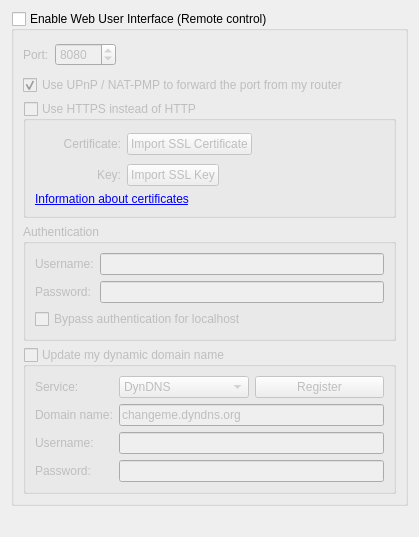
          <widget class="QWidget" name="scrollAreaWidgetContents_7">
           <property name="geometry">
            <rect>
             <x>0</x>
             <y>0</y>
             <width>419</width>
             <height>537</height>
            </rect>
           </property>
           <layout class="QVBoxLayout" name="verticalLayout_23">
            <item>
             <widget class="QGroupBox" name="checkWebUi">
              <property name="title">
               <string>Enable Web User Interface (Remote control)</string>
              </property>
              <property name="checkable">
               <bool>true</bool>
              </property>
              <property name="checked">
               <bool>false</bool>
              </property>
              <layout class="QVBoxLayout" name="verticalLayout_2">
               <item>
                <layout class="QHBoxLayout" name="horizontalLayout_2">
                 <item>
                  <widget class="QLabel" name="lblWebUiPort">
                   <property name="text">
                    <string>Port:</string>
                   </property>
                  </widget>
                 </item>
                 <item>
                  <widget class="QSpinBox" name="spinWebUiPort">
                   <property name="minimum">
                    <number>1</number>
                   </property>
                   <property name="maximum">
                    <number>65535</number>
                   </property>
                   <property name="value">
                    <number>8080</number>
                   </property>
                  </widget>
                 </item>
                 <item>
                  <spacer>
                   <property name="orientation">
                    <enum>Qt::Horizontal</enum>
                   </property>
                   <property name="sizeHint" stdset="0">
                    <size>
                     <width>21</width>
                     <height>29</height>
                    </size>
                   </property>
                  </spacer>
                 </item>
                </layout>
               </item>
               <item>
                <widget class="QCheckBox" name="checkWebUIUPnP">
                 <property name="text">
                  <string>Use UPnP / NAT-PMP to forward the port from my router</string>
                 </property>
                 <property name="checked">
                  <bool>true</bool>
                 </property>
                </widget>
               </item>
               <item>
                <widget class="QGroupBox" name="checkWebUiHttps">
                 <property name="title">
                  <string>Use HTTPS instead of HTTP</string>
                 </property>
                 <property name="checkable">
                  <bool>true</bool>
                 </property>
                 <property name="checked">
                  <bool>false</bool>
                 </property>
                 <layout class="QGridLayout" name="gridLayout_11">
                  <item row="0" column="0">
                   <widget class="QLabel" name="lblSslCertStatus">
                    <property name="minimumSize">
                     <size>
                      <width>22</width>
                      <height>22</height>
                     </size>
                    </property>
                    <property name="maximumSize">
                     <size>
                      <width>22</width>
                      <height>22</height>
                     </size>
                    </property>
                    <property name="text">
                     <string/>
                    </property>
                   </widget>
                  </item>
                  <item row="0" column="1">
                   <widget class="QLabel" name="lblWebUiCrt">
                    <property name="text">
                     <string>Certificate:</string>
                    </property>
                    <property name="alignment">
                     <set>Qt::AlignRight|Qt::AlignTrailing|Qt::AlignVCenter</set>
                    </property>
                   </widget>
                  </item>
                  <item row="0" column="2">
                   <layout class="QHBoxLayout" name="horizontalLayout_4">
                    <item>
                     <widget class="QPushButton" name="btnWebUiCrt">
                      <property name="text">
                       <string>Import SSL Certificate</string>
                      </property>
                     </widget>
                    </item>
                    <item>
                     <spacer name="horizontalSpacer_12">
                      <property name="orientation">
                       <enum>Qt::Horizontal</enum>
                      </property>
                      <property name="sizeHint" stdset="0">
                       <size>
                        <width>138</width>
                        <height>28</height>
                       </size>
                      </property>
                     </spacer>
                    </item>
                   </layout>
                  </item>
                  <item row="1" column="0">
                   <widget class="QLabel" name="lblSslKeyStatus">
                    <property name="minimumSize">
                     <size>
                      <width>22</width>
                      <height>22</height>
                     </size>
                    </property>
                    <property name="maximumSize">
                     <size>
                      <width>22</width>
                      <height>22</height>
                     </size>
                    </property>
                    <property name="text">
                     <string/>
                    </property>
                   </widget>
                  </item>
                  <item row="1" column="1">
                   <widget class="QLabel" name="lblWebUiKey">
                    <property name="text">
                     <string>Key:</string>
                    </property>
                    <property name="alignment">
                     <set>Qt::AlignRight|Qt::AlignTrailing|Qt::AlignVCenter</set>
                    </property>
                   </widget>
                  </item>
                  <item row="1" column="2">
                   <layout class="QHBoxLayout" name="horizontalLayout_5">
                    <item>
                     <widget class="QPushButton" name="btnWebUiKey">
                      <property name="text">
                       <string>Import SSL Key</string>
                      </property>
                     </widget>
                    </item>
                    <item>
                     <spacer name="horizontalSpacer_13">
                      <property name="orientation">
                       <enum>Qt::Horizontal</enum>
                      </property>
                      <property name="sizeHint" stdset="0">
                       <size>
                        <width>40</width>
                        <height>20</height>
                       </size>
                      </property>
                     </spacer>
                    </item>
                   </layout>
                  </item>
                  <item row="2" column="0" colspan="3">
                   <widget class="QLabel" name="lblWebUIInfo">
                    <property name="text">
                     <string>&lt;a href=http://httpd.apache.org/docs/2.2/ssl/ssl_faq.html#aboutcerts&gt;Information about certificates&lt;/a&gt;</string>
                    </property>
                    <property name="openExternalLinks">
                     <bool>true</bool>
                    </property>
                   </widget>
                  </item>
                 </layout>
                </widget>
               </item>
               <item>
                <widget class="QGroupBox" name="groupWebUiAuth">
                 <property name="title">
                  <string>Authentication</string>
                 </property>
                 <layout class="QGridLayout" name="gridLayout_10">
                  <item row="0" column="1" rowspan="3">
                   <widget class="QLineEdit" name="textWebUiUsername">
                    <property name="text">
                     <string/>
                    </property>
                    <property name="maxLength">
                     <number>1000</number>
                    </property>
                    <property name="echoMode">
                     <enum>QLineEdit::Normal</enum>
                    </property>
                   </widget>
                  </item>
                  <item row="3" column="1">
                   <widget class="QLineEdit" name="textWebUiPassword">
                    <property name="text">
                     <string/>
                    </property>
                    <property name="maxLength">
                     <number>1000</number>
                    </property>
                    <property name="echoMode">
                     <enum>QLineEdit::Password</enum>
                    </property>
                   </widget>
                  </item>
                  <item row="4" column="0" colspan="2">
                   <widget class="QCheckBox" name="checkBypassLocalAuth">
                    <property name="text">
                     <string>Bypass authentication for localhost</string>
                    </property>
                   </widget>
                  </item>
                  <item row="0" column="0" rowspan="3">
                   <widget class="QLabel" name="lblWebUiUsername">
                    <property name="text">
                     <string>Username:</string>
                    </property>
                   </widget>
                  </item>
                  <item row="3" column="0">
                   <widget class="QLabel" name="lblWebUiPassword">
                    <property name="text">
                     <string>Password:</string>
                    </property>
                   </widget>
                  </item>
                 </layout>
                </widget>
               </item>
               <item>
                <widget class="QGroupBox" name="checkDynDNS">
                 <property name="title">
                  <string>Update my dynamic domain name</string>
                 </property>
                 <property name="checkable">
                  <bool>true</bool>
                 </property>
                 <property name="checked">
                  <bool>false</bool>
                 </property>
                 <layout class="QFormLayout" name="formLayout_5">
                  <item row="0" column="0">
                   <widget class="QLabel" name="label_19">
                    <property name="text">
                     <string>Service:</string>
                    </property>
                   </widget>
                  </item>
                  <item row="0" column="1">
                   <layout class="QHBoxLayout" name="horizontalLayout_3">
                    <item>
                     <widget class="QComboBox" name="comboDNSService">
                      <item>
                       <property name="text">
                        <string notr="true">DynDNS</string>
                       </property>
                      </item>
                      <item>
                       <property name="text">
                        <string notr="true">No-IP</string>
                       </property>
                      </item>
                     </widget>
                    </item>
                    <item>
                     <widget class="QPushButton" name="registerDNSBtn">
                      <property name="text">
                       <string>Register</string>
                      </property>
                     </widget>
                    </item>
                   </layout>
                  </item>
                  <item row="1" column="0">
                   <widget class="QLabel" name="label_20">
                    <property name="text">
                     <string>Domain name:</string>
                    </property>
                   </widget>
                  </item>
                  <item row="1" column="1">
                   <widget class="QLineEdit" name="domainNameTxt">
                    <property name="text">
                     <string notr="true">changeme.dyndns.org</string>
                    </property>
                   </widget>
                  </item>
                  <item row="2" column="0">
                   <widget class="QLabel" name="label_21">
                    <property name="text">
                     <string>Username:</string>
                    </property>
                   </widget>
                  </item>
                  <item row="2" column="1">
                   <widget class="QLineEdit" name="DNSUsernameTxt">
                    <property name="maxLength">
                     <number>50</number>
                    </property>
                   </widget>
                  </item>
                  <item row="3" column="0">
                   <widget class="QLabel" name="label_22">
                    <property name="text">
                     <string>Password:</string>
                    </property>
                   </widget>
                  </item>
                  <item row="3" column="1">
                   <widget class="QLineEdit" name="DNSPasswordTxt">
                    <property name="maxLength">
                     <number>50</number>
                    </property>
                    <property name="echoMode">
                     <enum>QLineEdit::Password</enum>
                    </property>
                   </widget>
                  </item>
                 </layout>
                </widget>
               </item>
              </layout>
             </widget>
            </item>
            <item>
             <spacer name="verticalSpacer">
              <property name="orientation">
               <enum>Qt::Vertical</enum>
              </property>
              <property name="sizeHint" stdset="0">
               <size>
                <width>20</width>
                <height>40</height>
               </size>
              </property>
             </spacer>
            </item>
           </layout>
          </widget>
